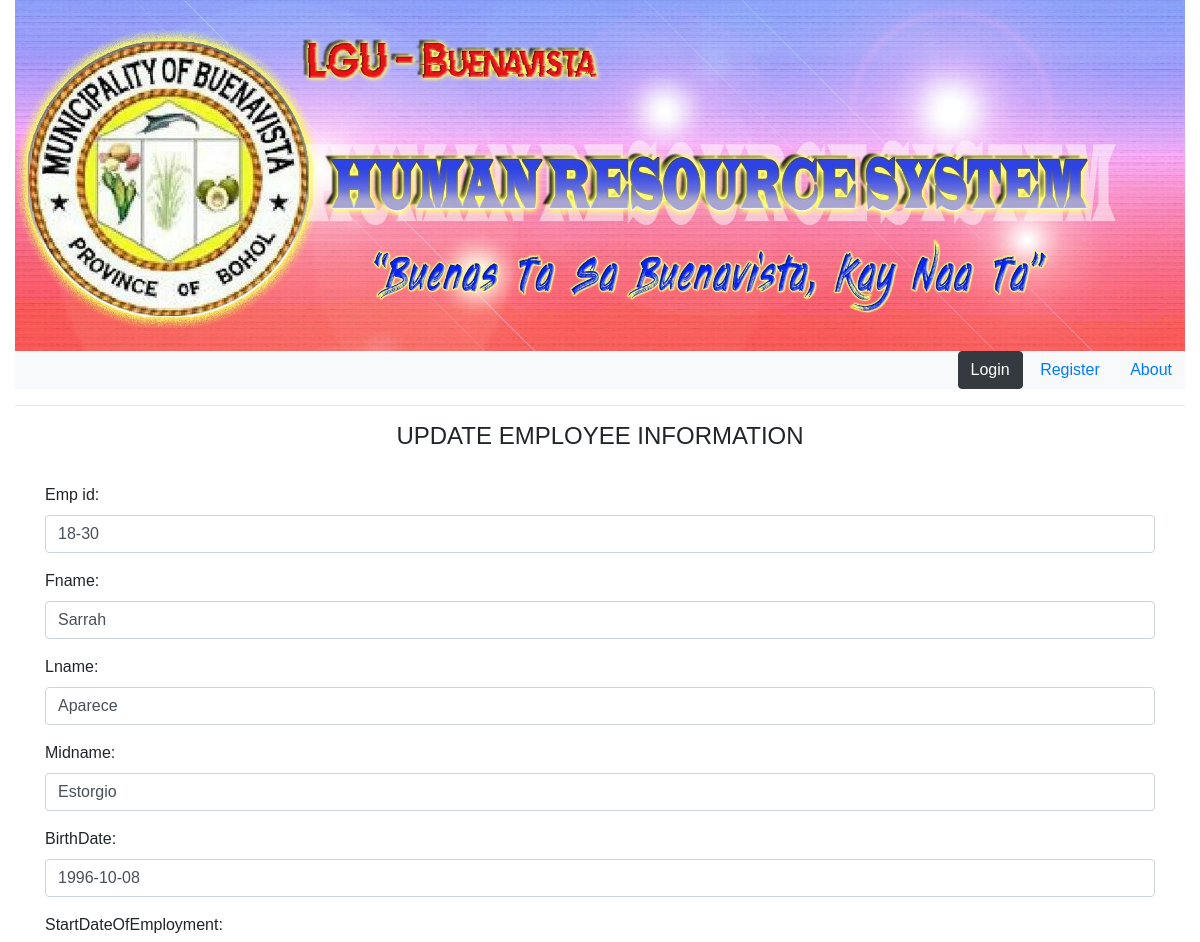
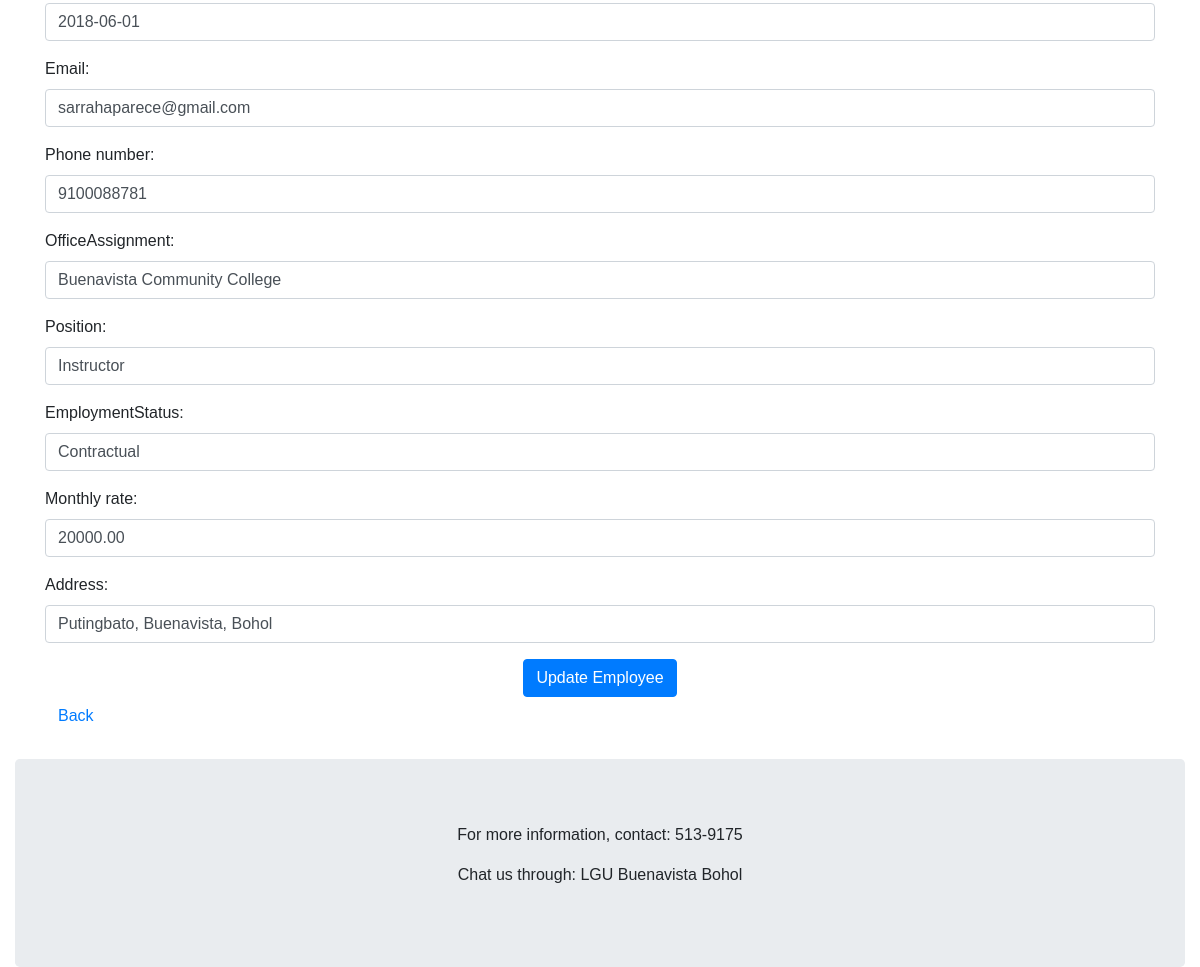
The app's page /employees/UpdateEmployee/2 with its own data (2 pictures, top to bottom).
### employees/models.py (models this page shows, shortened)
class Employee(models.Model):
	emp_id=models.CharField(unique=True, max_length=50, null=True)
	fname =models.CharField(max_length=50)
	lname =models.CharField(max_length=50)
	midname =models.CharField(max_length=50)
	birthDate =models.DateField(auto_now=False, auto_now_add=False)
	startDateOfEmployment=models.DateField(auto_now=False, auto_now_add=False)
	email =models.EmailField(max_length=200)
	phone_number=models.PositiveIntegerField()
	officeAssignment=models.CharField(max_length=100)
	position =models.CharField(max_length=100)
	employmentStatus=models.CharField(max_length=100)
	monthly_rate=models.DecimalField(max_digits=10, decimal_places=2)
	address=models.CharField(max_length=100)

### employees/views.py (the view)
# urls.py: path('UpdateEmployee/<int:pk>', UpdateEmployee.as_view(), name='UpdateEmployee'),
class UpdateEmployee(UpdateView):
	model= Employee
	form_class = EmployeeForm
	template_name = 'UpdateEmployee.html'

### employees/forms.py
class EmployeeForm(forms.ModelForm):
	class Meta:
		model = Employee
		fields = ('emp_id','fname','lname','midname', 'birthDate', 'startDateOfEmployment', 'email', 'phone_number', 'officeAssignment', 'position', 'employmentStatus', 'monthly_rate','address',)
		widgets = {
			'emp_id':forms.TextInput(attrs={'class':'form-control'}),
			'fname':forms.TextInput(attrs={'class':'form-control'}),
			'lname':forms.TextInput(attrs={'class':'form-control'}),
			'midname':forms.TextInput(attrs={'class':'form-control'}),
			'birthDate':forms.TextInput(attrs={'class':'form-control'}),
			'startDateOfEmployment':forms.TextInput(attrs={'class':'form-control'}),
			'email':forms.TextInput(attrs={'class':'form-control'}),
			'phone_number':forms.TextInput(attrs={'class':'form-control'}),
			'officeAssignment':forms.TextInput(attrs={'class':'form-control'}),
			'position':forms.TextInput(attrs={'class':'form-control'}),
			'employmentStatus':forms.TextInput(attrs={'class':'form-control'}),
			'monthly_rate':forms.TextInput(attrs={'class':'form-control'}),
			'address':forms.TextInput(attrs={'class':'form-control'}),
		}

### employees/templates/UpdateEmployee.html (shortened to what this page needs)
{%load static%}
<!DOCTYPE html>
<html lang="en">
<head>
  <link rel="stylesheet" href=" {% static 'website/css/bootstrap.min.css'%}">
</head>
 <body>
  <div class="container-fluid" >
  <img class="img-fluid" src="{% static 'website/img/header.jpg'%}" max-width="100%" height="25">
  <div class="container-fluid bg-light" max-width="100%" style="padding-right: 0px">
  {% if user.is_authenticated%}
<div class="container-fluid bg-light" max-width="100%" style="padding-right: 0px">
<div class="text-right" style="margin-right:0px">
  <a href="#">
  <button type="button" class="btn btn-link">Your Profile</button>
</a>
<a href="{% url 'logout' %}">
  <button type="button" class="btn btn-danger">Logout</button>
</a>
</div>
<a href="{% url 'home' %}">
  <button type="button" class="btn btn-link">Home</button>
</a>
<a href="#">
  <button type="button" class="btn btn-link">Payroll</button>
</a>
<a href="#">
  <button type="button" class="btn btn-link">Leave Credentials</button>
</a>
<a href="#">
  <button type="button" class="btn btn-link">HR Forms</button>
</a>
{%else%}
<div class="text-right" style="margin-right:0px">
  <a href="{% url 'login' %}">
  <button type="button" class="btn btn-dark">Login</button>
</a>
<a href="{% url 'register' %}">
  <button type="button" class="btn btn-link">Register</button>
</a>
<a href="About.html">
  <button type="button" class="btn btn-link">About</button>
</a>
{% endif %}
</div>
</div>
  <hr>
  <div class="text-center text-bold">
  <h4>UPDATE EMPLOYEE INFORMATION</h4><br/>
  </div>
<link rel="stylesheet" href="https://cdnjs.cloudflare.com/ajax/libs/font-awesome/4.7.0/css/font-awesome.min.css">
<div class="container-sm">
<form method="POST">
  {{ form.as_p }}
  <div class="text-center">
  <button class="btn btn-primary">Update Employee</button>
  </div>
</form>
<a href="{% url 'EmployeeInfo' %}">
  <button type="button" class="btn btn-link">Back</button>
</a>
</div>
<div class="jumbotron text-center" style="margin-bottom:0">
  <p>For more information, contact: 513-9175</p>
  <p>Chat us through: LGU Buenavista Bohol</p>
</div>
</body>
</html>

### employees/templates/UpdateEmployee.html (style rules this page uses)
* { box-sizing: border-box; }
body { margin: 0; font-family: Arial, Helvetica, sans-serif; }

### records on screen
Employee: emp_id "18-30", fname "Sarrah", lname "Aparece", midname "Estorgio", birthDate "1996-10-08", startDateOfEmployment "2018-06-01", email "sarrahaparece@gmail.com", phone_number "9100088781", officeAssignment "Buenavista Community College", position "Instructor", employmentStatus "Contractual", monthly_rate "20000.00", address "Putingbato, Buenavista, Bohol"
